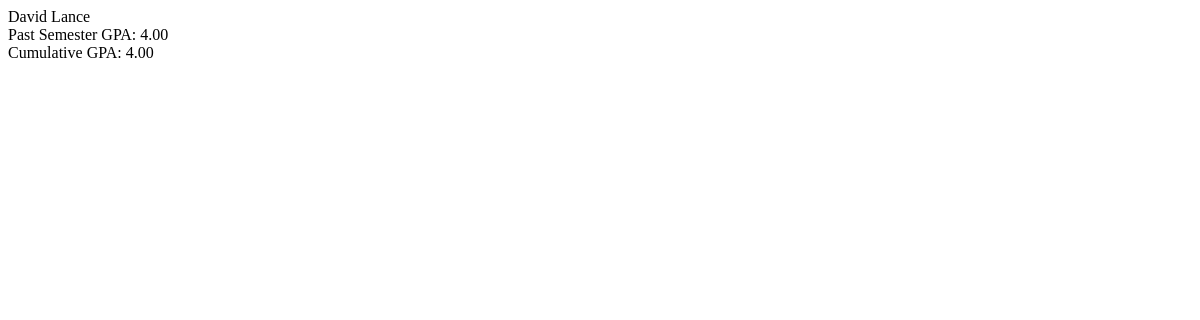
Page /scholarship-chair/ on the earlier database version.
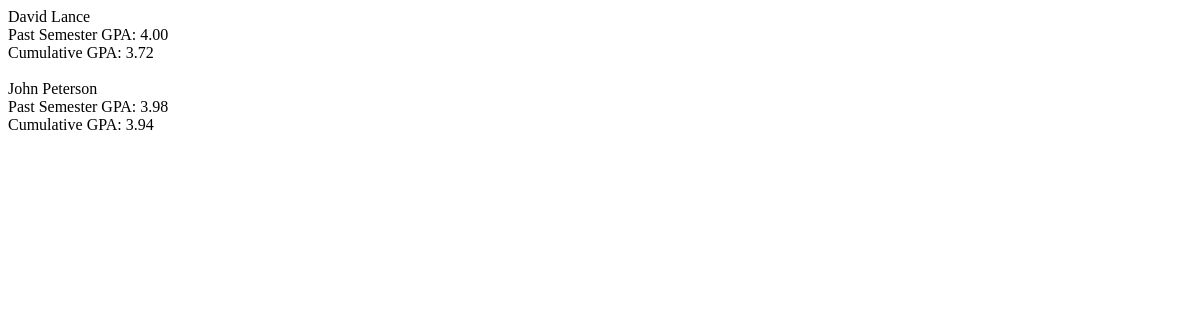
Same page on the later database version.
### dashboard/models.py (models this page shows, shortened)
class Brother(models.Model):
    first_name = models.CharField(max_length=200)
    last_name = models.CharField(max_length=200)
    FRESHMAN = 'FR'
    SOPHOMORE = 'SO'
    JUNIOR = 'JR'
    SENIOR = 'SR'
    FIFTH_YEAR = 'FY'
    ALUMNI = 'AL'
    SCHOOL_STATUS_CHOICES = (
        (FRESHMAN, 'Freshman'),
        (SOPHOMORE, 'Sophomore'),
        (JUNIOR, 'Junior'),
        (SENIOR, 'Senior'),
        (FIFTH_YEAR, 'Fifth Year'),
        (ALUMNI, 'Alumni'),
    )
    school_status = models.CharField(
        max_length=2,
        choices=SCHOOL_STATUS_CHOICES,
        default=FRESHMAN,
    )
    BROTHER_STATUS_CHOICES = (
        ('0', 'Candidate'),
        ('1', 'Brother'),
        ('2', 'Alumni'),
    )
    brother_status = models.CharField(
        max_length=1,
        choices=BROTHER_STATUS_CHOICES,
        default=0,
    )
    case_ID = models.CharField(max_length=200)
    birthday = models.DateField()
    hometown = models.CharField(max_length=200, default="Cleveland, OH")
    phone_regex = RegexValidator(regex=r'^\+?1?\d{9,15}$',
                                 message="Phone number must be entered in the format: "
                                         "'+999999999'. Up to 15 digits allowed.")
    phone_number = models.CharField(validators=[phone_regex], blank=True, max_length=15)  # validators should be a list
    room_number = models.CharField(max_length=3, default="NA")
    current_residence = models.CharField(max_length=200, default="Theta Chi House")
    standing_committee = models.CharField(max_length=200, default="Not assigned")
    operational_committee = models.CharField(max_length=200, default="Not assigned")
    past_semester_gpa = models.DecimalField(max_digits=5, decimal_places=2, default=4.0)
    cumulative_gpa = models.DecimalField(max_digits=5, decimal_places=2, default=4.0)
    scholarship_plan = models.TextField(default="Scholarship plan has not been setup yet if you past semester GPA "
                                                "or cum GPA are below 3.0 you should "
                                                "setup a meeting to have this corrected")

### dashboard/views.py (the view)
# urls.py: url(r'^scholarship-chair/', views.scholarship_c, name="scholarship_c"),
def scholarship_c(request):
    brothers = Brother.objects.order_by('last_name')
    context = {
        "brothers": brothers,
    }
    return render(request, "scholarship-chair.html", context)

### templates/scholarship-chair.html (shortened to what this page needs)
<!DOCTYPE html>
<html lang="en">
<head>
</head>
<body>
    {% for brother in brothers %}
        {{ brother.first_name }} {{ brother.last_name }} <br>
        Past Semester GPA: {{ brother.past_semester_gpa }} <br>
        Cumulative GPA: {{ brother.cumulative_gpa }} <br>
        <br>
    {% endfor %}
</body>
</html>

Differences in the rows shown:
changed Brother "David": cumulative_gpa "4.00" → "3.72"
added Brother: first_name "John", last_name "Peterson", past_semester_gpa "3.98", cumulative_gpa "3.94"
